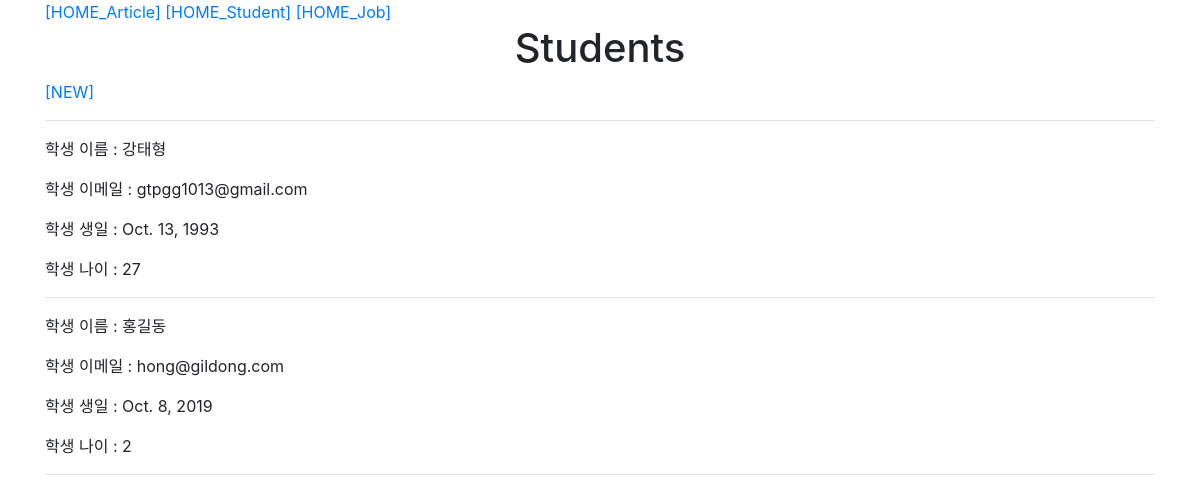
The page /students/ on the database its author committed.
### students/models.py (models this page shows, shortened)
class Student(models.Model):
    name = models.CharField(max_length=20)
    email = models.CharField(max_length=20)
    birthday = models.DateField()
    age = models.IntegerField()

### students/views.py (the view)
# urls.py: path('', views.index, name="index"),
def index(request):
    students = Student.objects.all()
    context = {
        'students' : students
    }
    return render(request, 'students/index.html', context)

### students/templates/students/index.html
{% extends 'base.html' %}
{% block content %}
<h1 class="text-center">Students</h1>
<a href="/students/new/">[NEW]</a>
<hr>
{% for student in students%}
<p>학생 이름 : {{ student.name }}</p>
<p>학생 이메일 : {{ student.email }}</p>
<p>학생 생일 : {{ student.birthday }}</p>
<p>학생 나이 : {{ student.age }}</p>
<hr>
{% endfor %}
{% endblock %}

### rows shown on the page
Student: name "강태형", email "gtpgg1013@gmail.com", birthday "Oct. 13, 1993", age "27"
Student: name "홍길동", email "hong@gildong.com", birthday "Oct. 8, 2019", age "2"
